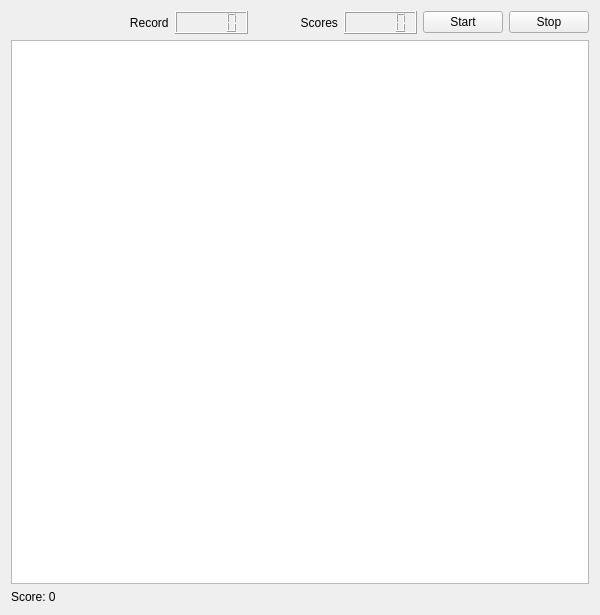
<?xml version="1.0" encoding="UTF-8"?>
<ui version="4.0">
 <class>Widget</class>
 <widget class="QWidget" name="Widget">
  <property name="geometry">
   <rect>
    <x>0</x>
    <y>0</y>
    <width>600</width>
    <height>615</height>
   </rect>
  </property>
  <property name="windowTitle">
   <string>Widget</string>
  </property>
  <layout class="QGridLayout" name="gridLayout">
   <item row="0" column="0">
    <layout class="QHBoxLayout" name="horizontalLayout">
     <item>
      <widget class="QLabel" name="user">
       <property name="text">
        <string/>
       </property>
      </widget>
     </item>
     <item>
      <widget class="QLabel" name="recordLabel">
       <property name="text">
        <string>            Record</string>
       </property>
      </widget>
     </item>
     <item>
      <widget class="QLCDNumber" name="record"/>
     </item>
     <item>
      <widget class="QLabel" name="scores_2">
       <property name="text">
        <string>              Scores</string>
       </property>
      </widget>
     </item>
     <item>
      <widget class="QLCDNumber" name="scoresNum"/>
     </item>
     <item>
      <widget class="QPushButton" name="start">
       <property name="text">
        <string>Start</string>
       </property>
      </widget>
     </item>
     <item>
      <widget class="QPushButton" name="stop">
       <property name="text">
        <string>Stop</string>
       </property>
      </widget>
     </item>
    </layout>
   </item>
   <item row="1" column="0">
    <widget class="QGraphicsView" name="graphicsView"/>
   </item>
   <item row="2" column="0">
    <widget class="QLabel" name="scores">
     <property name="text">
      <string>Score: 0</string>
     </property>
    </widget>
   </item>
  </layout>
 </widget>
 <layoutdefault spacing="6" margin="11"/>
 <resources/>
 <connections/>
</ui>
